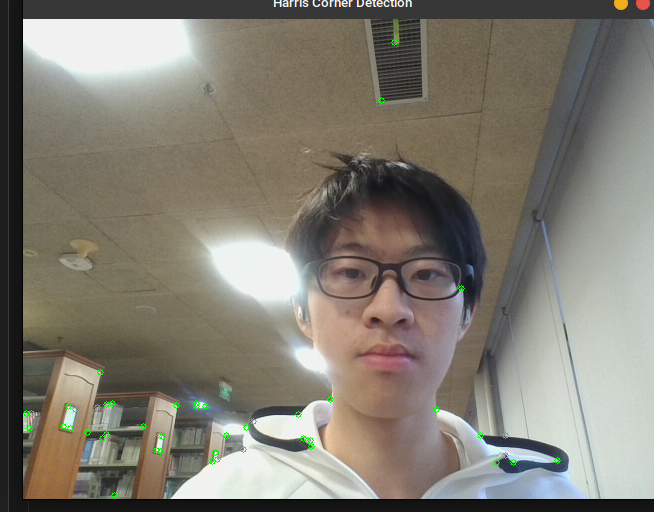
//> input picture hw6/assets/colored.png, 654 x 512 px
$ ./problem2_1   (built with g++ and OpenCV 4)
//> lines starting //> are read from the running program, lines starting //| are printed output that depends on the picture
#include <opencv2/opencv.hpp>
#include <vector>
using namespace cv;

// 显示图像和直方图
Mat GetHistogram(const Mat& image)
{
    // 计算直方图
    Mat hist;
    int channels[] = {0};
    int histSize[] = {256};
    float range[] = {0, 256};
    const float* ranges[] = {range};
    calcHist(&image, 1, channels, Mat(), hist, 1, histSize, ranges);

    // 归一化直方图以便显示
    normalize(hist, hist, 0, 400, NORM_MINMAX);  // 400为显示高度

    // 创建直方图画布
    Mat histImage(400, 512, CV_8UC3, Scalar(255, 255, 255));

    // 绘制直方图
    for (int i = 0; i < 256; i++) {
        rectangle(histImage, Point(i * 2, 400 - cvRound(hist.at<float>(i))),
                  Point((i + 1) * 2, 400), Scalar(0, 0, 255), -1);
    }

    return histImage;
}

int main()
{
    // 读取图像（灰度图）
    Mat image = imread("../assets/colored.png");
//> image is the input picture: 512 rows x 654 cols, CV_8UC3; mean B, G, R 113.6, 124.4, 128.7
    if (image.empty()) {
        printf("Error: Image not found!\n");
        return -1;
    }

    // 转换到HSV颜色空间
    Mat hsv;
    cvtColor(image, hsv, COLOR_BGR2HSV);
//> hsv: 512 rows x 654 cols, CV_8UC3; mean H, S, V 36.9, 39, 132

    // 分离HSV通道
    std::vector<Mat> hsvChannels;
    split(hsv, hsvChannels);
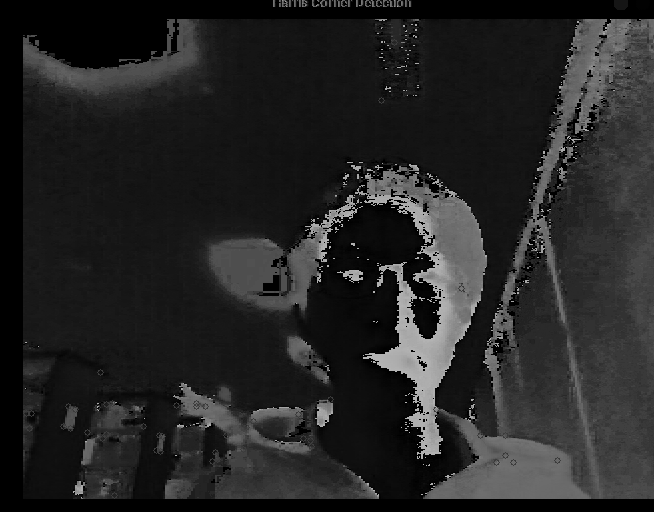
//> hsvChannels[0]: 512 rows x 654 cols, CV_8UC1; min 0, max 179, mean 36.9
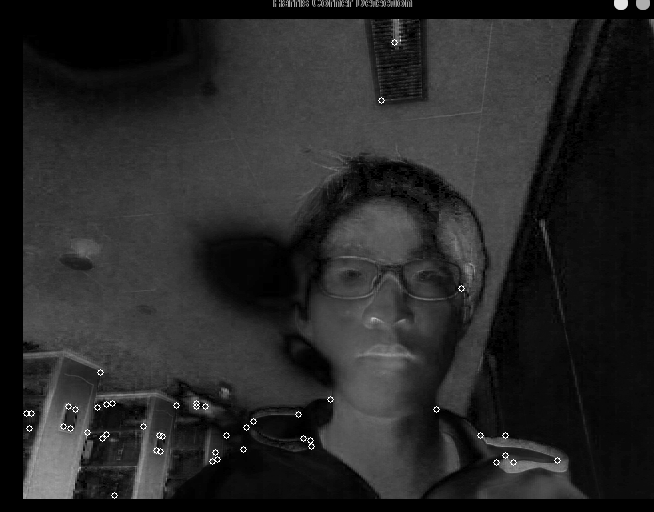
//> hsvChannels[1]: 512 rows x 654 cols, CV_8UC1; min 0, max 255, mean 39
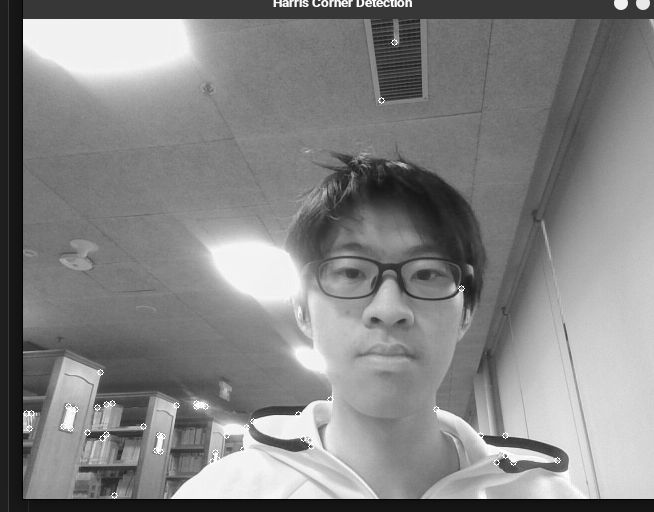
//> hsvChannels[2]: 512 rows x 654 cols, CV_8UC1; min 4, max 255, mean 132

    // 仅对亮度（V通道）进行均衡化，保留色调（H）和饱和度（S）不变，避免颜色失真。
    equalizeHist(hsvChannels[2], hsvChannels[2]);
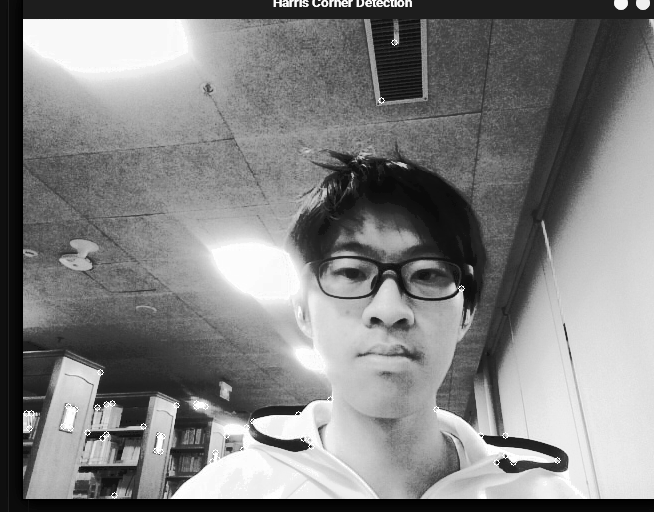
//> hsvChannels[2]: 512 rows x 654 cols, CV_8UC1; min 0, max 255, mean 128.1

    // 合并通道并转回BGR
    merge(hsvChannels, hsv);
//> hsv: 512 rows x 654 cols, CV_8UC3; mean H, S, V 36.9, 39, 128.1
    Mat result;
    cvtColor(hsv, result, COLOR_HSV2BGR);
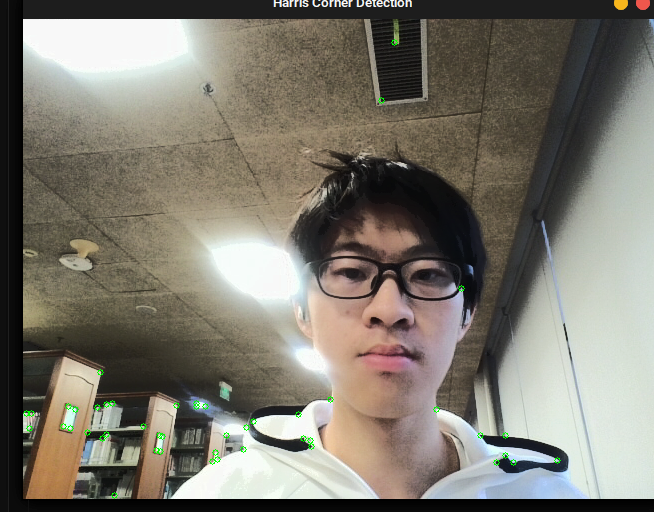
//> result: 512 rows x 654 cols, CV_8UC3; mean B, G, R 110, 120.6, 124.8

    // 显示结果
    imshow("Original", image);
    imshow("Equalized (HSV)", result);

    imwrite("../assets/equalized_1.jpg", result);  // 保存为JPG格式
    // 显示直方图对比
    auto origin_hist = GetHistogram(image);
//> in GetHistogram, `calcHist(&image, 1, channels, Mat(), hist, 1, histSize, ranges);`: hist = 256 values, max 11610 at index 55, min 0 at index 2, mean 1308
//> in GetHistogram, `normalize(hist, hist, 0, 400, NORM_MINMAX);`: hist = 256 values, max 400 at index 55, min 0 at index 2, mean 45.06
//> after the loop in GetHistogram, `for (int i = 0; i < 256; i++)`:
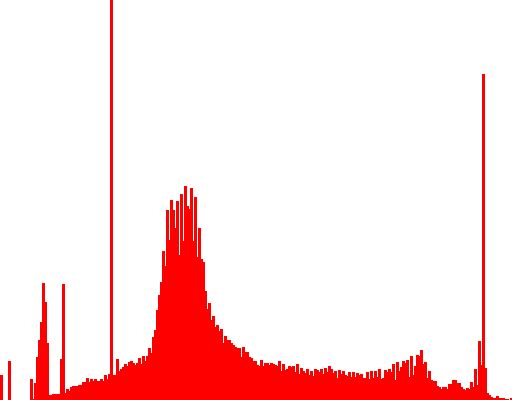
//> histImage: 400 rows x 512 cols, CV_8UC3; mean B, G, R 224, 224, 255
    auto equalized_hist = GetHistogram(result);
//> in GetHistogram (call 2), `calcHist(&image, 1, channels, Mat(), hist, 1, histSize, ranges);`: hist = 256 values, max 12213 at index 29, min 1 at index 6, mean 1308
//> in GetHistogram (call 2), `normalize(hist, hist, 0, 400, NORM_MINMAX);`: hist = 256 values, max 400 at index 29, min 0 at index 6, mean 42.81
//> after the loop in GetHistogram (call 2), `for (int i = 0; i < 256; i++)`:
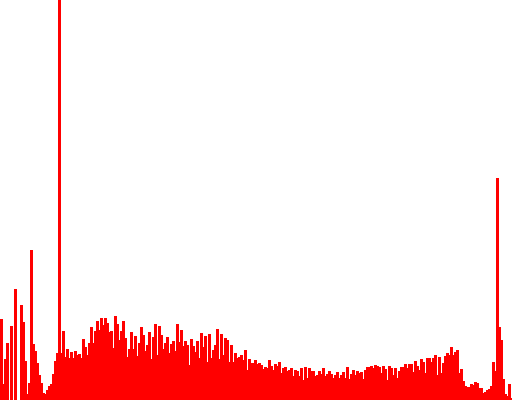
//> histImage: 400 rows x 512 cols, CV_8UC3; mean B, G, R 225.1, 225.1, 255
    imshow("Original Histogram", origin_hist);
    imshow("Equalized Histogram", equalized_hist);
    imwrite("../assets/original_histogram1.jpg", origin_hist);      // 保存为JPG格式
    imwrite("../assets/equalized_histogram1.jpg", equalized_hist);  // 保存为JPG格式

    waitKey(0);
    destroyAllWindows();

    return 0;
}

$ run again, with hw6/assets/class.png copied over hw6/assets/colored.png
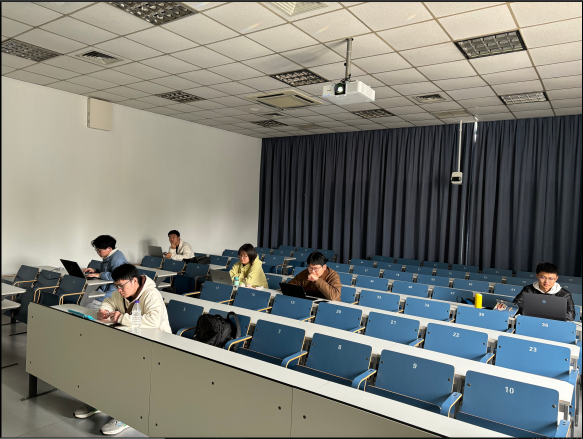
//> input picture hw6/assets/class.png, 1166 x 878 px (shown at 1/2 size)
//> image is the input picture: 878 rows x 1166 cols, CV_8UC3; mean B, G, R 117.6, 123.9, 122
//> in GetHistogram, `calcHist(&image, 1, channels, Mat(), hist, 1, histSize, ranges);`: hist = 256 values, max 12192 at index 110, min 7 at index 255, mean 3999
//> in GetHistogram, `normalize(hist, hist, 0, 400, NORM_MINMAX);`: hist = 256 values, max 400 at index 110, min 0 at index 255, mean 131
//> after the loop in GetHistogram, `for (int i = 0; i < 256; i++)`:
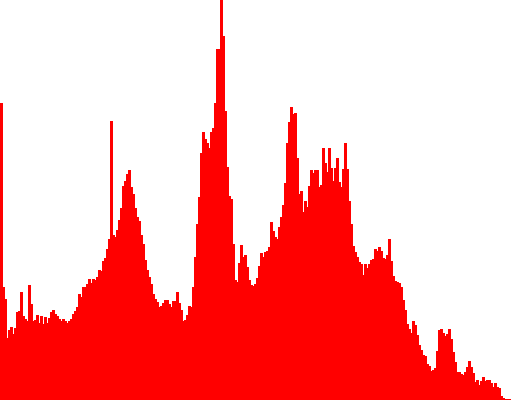
//> histImage: 400 rows x 512 cols, CV_8UC3; mean B, G, R 169.4, 169.4, 255
//> in GetHistogram (call 2), `calcHist(&image, 1, channels, Mat(), hist, 1, histSize, ranges);`: hist = 256 values, max 12111 at index 0, min 7 at index 255, mean 3999
//> in GetHistogram (call 2), `normalize(hist, hist, 0, 400, NORM_MINMAX);`: hist = 256 values, max 400 at index 0, min 0 at index 255, mean 131.9
//> after the loop in GetHistogram (call 2), `for (int i = 0; i < 256; i++)`:
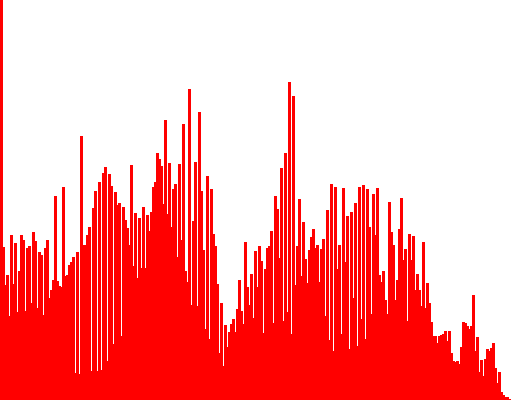
//> histImage: 400 rows x 512 cols, CV_8UC3; mean B, G, R 161.2, 161.2, 255
